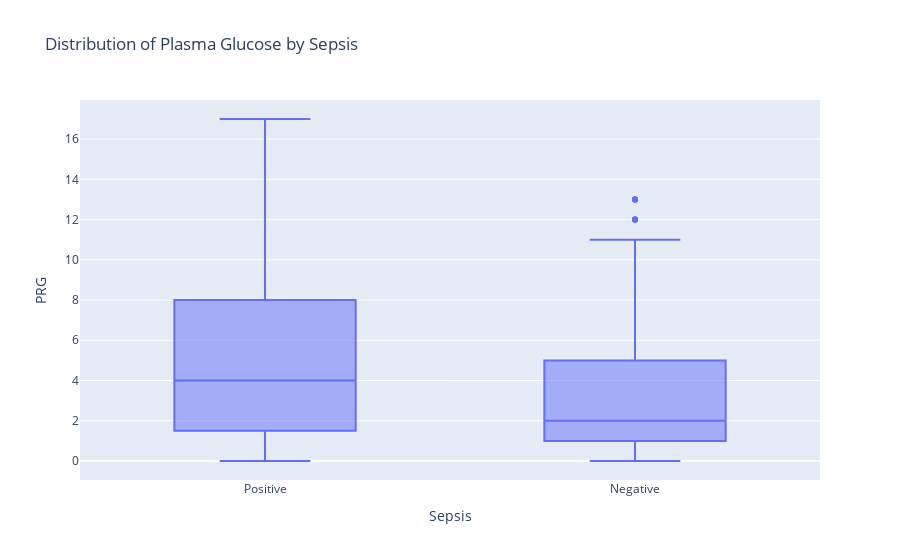

Notebook code cell kept with this figure:
### Markdown cell above
### QUESTION 2

How does the distribution of Plasma Glucose (PRG) vary between patients with positive and negative sepsis?

### Code cell
# plot the boxplot
fig = px.box(train, x=train['Sepsis'].map({0: 'Negative', 1: 'Positive'}), y='PRG', title='Distribution of Plasma Glucose by Sepsis')

# Update x-axis label
fig.update_xaxes(title_text='Sepsis')

# Show the plot
fig.show()

### Figure 1 — Plotly figure (JSON) as saved in the notebook; plotly's stock layout.template omitted (floating-point values rounded to 4 significant figures; data arrays with more than 128 entries replaced by an {"elided": "..."} marker saying what was removed)
{"data": [{"alignmentgroup": "True", "hovertemplate": "x=%{x}<br>PRG=%{y}<extra></extra>", "legendgroup": "", "marker": {"color": "#636efa"}, "name": "", "notched": false, "offsetgroup": "", "orientation": "v", "showlegend": false, "type": "box", "x": {"elided": "599 str values"}, "x0": " ", "xaxis": "x", "y": {"elided": "599 int values"}, "y0": " ", "yaxis": "y"}], "layout": {"boxmode": "group", "legend": {"tracegroupgap": 0}, "title": {"text": "Distribution of Plasma Glucose by Sepsis"}, "xaxis": {"anchor": "y", "domain": [0, 1], "title": {"text": "Sepsis"}}, "yaxis": {"anchor": "x", "domain": [0, 1], "title": {"text": "PRG"}}}}
